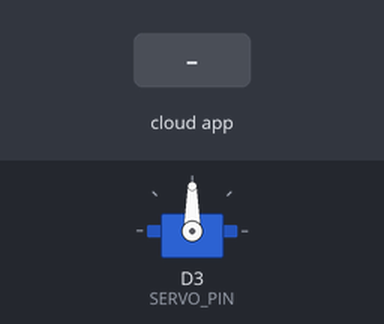
Bench run of a sketch on a simulated ESP8266 (NodeMCU). Parts: servo. Inputs (shaded band) come from the test bench. What the sketch prints to the serial monitor is not drawn.

Above: at 2.7 s.
2.8 s: the phone or cloud app sets servo to 0
At 4.0 s:
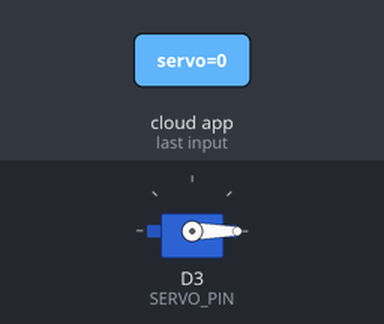
4.3 s: the phone or cloud app sets servo to 1
At 5.4 s:
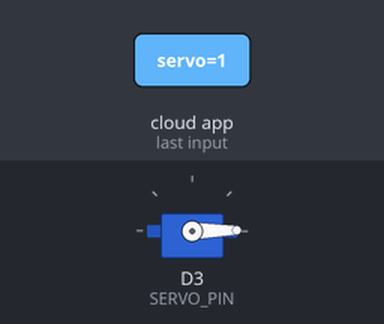
Timing chart, 0 to 7.3 s (numbered marks = the images above; inputs shaded):
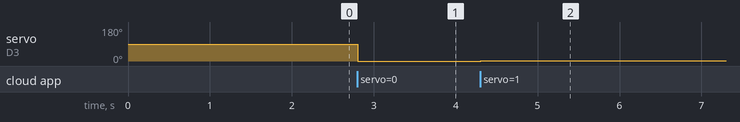

The sketch:

servo_out.ino
```cpp
#include "config.h"
#include <Servo.h>
#define SERVO_PIN D3
Servo servo;

AdafruitIO_Feed *servo_feed = io.feed("servo");

void setup() {

  servo.attach(SERVO_PIN);
  Serial.begin(115200);
  while(! Serial);

  Serial.print("Connecting to Adafruit IO");
  io.connect();

  servo_feed->onMessage(handleMessage);

  while(io.status() < AIO_CONNECTED) {
    Serial.print(".");
    delay(500);
  }
  Serial.println();
  Serial.println(io.statusText());
  servo_feed->get();
}
void loop()
{
  io.run();
}
void handleMessage(AdafruitIO_Data *data) {

  int pardeep1 = data->toInt();

  if(pardeep1 < 0)
     pardeep1 = 0;
  else if(pardeep1 > 180)
     pardeep1 = 180;

  servo.write(pardeep1);

}
```

config.h
```cpp
/************************ Adafruit IO Config *******************************/

// visit io.adafruit.com if you need to create an account,
// or if you need your Adafruit IO key.
#define IO_USERNAME    "pardeepnain"
#define IO_KEY         "2f91e51d8d1a466e915866e226e5a341"

/******************************* WIFI **************************************/

// the AdafruitIO_WiFi client will work with the following boards:
//   - HUZZAH ESP8266 Breakout -> https://www.adafruit.com/products/2471
//   - Feather HUZZAH ESP8266 -> https://www.adafruit.com/products/2821
//   - Feather M0 WiFi -> https://www.adafruit.com/products/3010
//   - Feather WICED -> https://www.adafruit.com/products/3056

#define WIFI_SSID       "pardeep"
#define WIFI_PASS       "12345678"

// comment out the following two lines if you are using fona or ethernet
#include "AdafruitIO_WiFi.h"
AdafruitIO_WiFi io(IO_USERNAME, IO_KEY, WIFI_SSID, WIFI_PASS);


/******************************* FONA **************************************/

// the AdafruitIO_FONA client will work with the following boards:
//   - Feather 32u4 FONA -> https://www.adafruit.com/product/3027

// uncomment the following two lines for 32u4 FONA,
// and comment out the AdafruitIO_WiFi client in the WIFI section
// #include "AdafruitIO_FONA.h"
// AdafruitIO_FONA io(IO_USERNAME, IO_KEY);


/**************************** ETHERNET ************************************/

// the AdafruitIO_Ethernet client will work with the following boards:
//   - Ethernet FeatherWing -> https://www.adafruit.com/products/3201

// uncomment the following two lines for ethernet,
// and comment out the AdafruitIO_WiFi client in the WIFI section
// #include "AdafruitIO_Ethernet.h"
// AdafruitIO_Ethernet io(IO_USERNAME, IO_KEY);
```

Measured:
- after the input at 2.8 s, servo on D3 (SERVO_PIN): 90° → 0° at once
- after the input at 4.3 s, servo on D3 (SERVO_PIN): 0° → 1° at once
